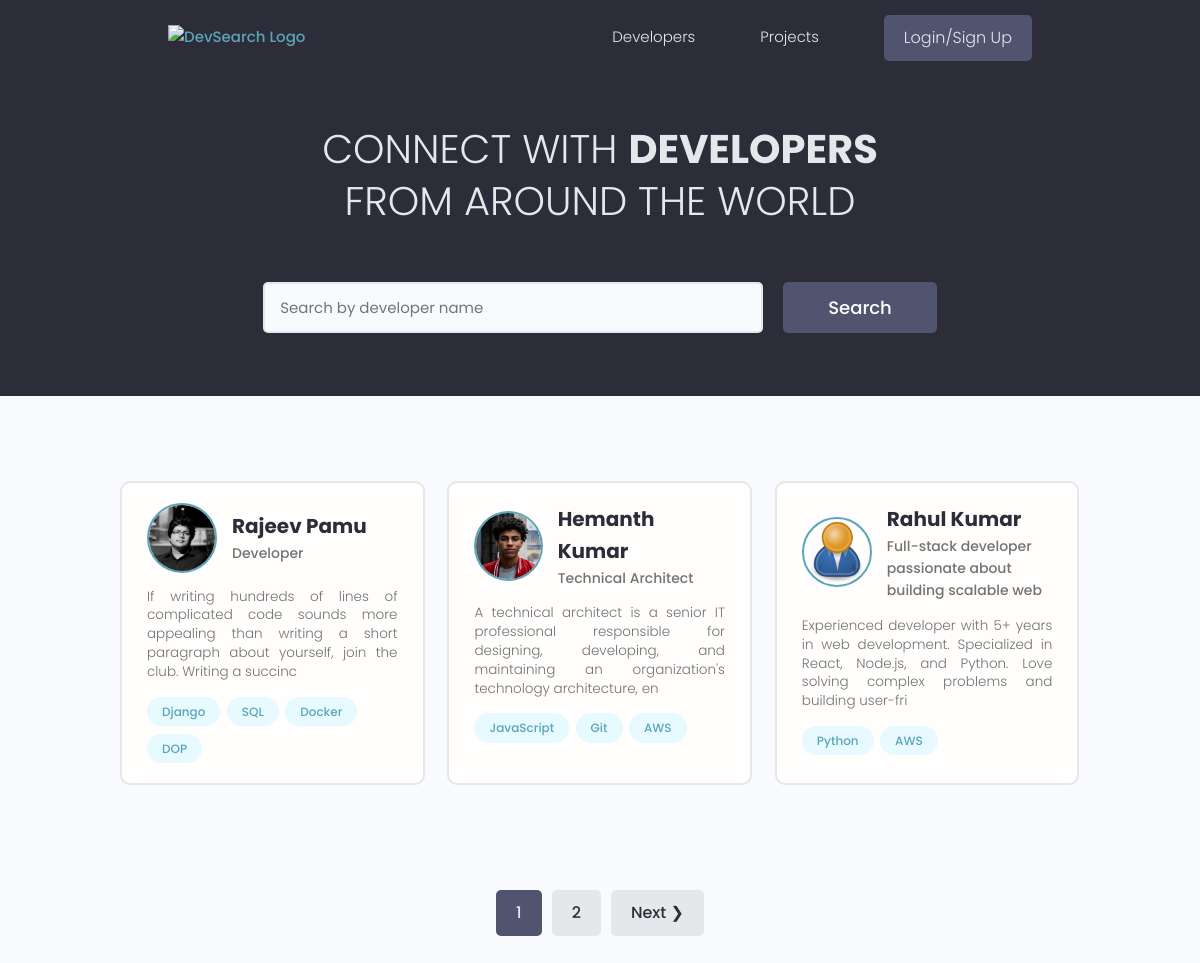
The page / on the database its author committed.
### users/models.py (models this page shows, shortened)
class Profile(models.Model):
    user = models.OneToOneField('auth.User', on_delete=models.CASCADE , null=True, blank=True)
    name = models.CharField(max_length=200, null=True, blank=True)
    email = models.EmailField(unique=True, null=True, blank=True)
    username = models.CharField(max_length=200, null=True, blank=True)
    location = models.CharField(max_length=200, null=True, blank=True)
    short_intro = models.CharField(max_length=200, null=True, blank=True)
    bio = models.TextField(blank=True, null=True)
    profile_image = models.ImageField(null=True, blank=True, upload_to='profiles/', default="profiles/user-default.png")
    social_github = models.CharField(max_length=200, null=True, blank=True)
    social_twitter = models.CharField(max_length=200, null=True, blank=True)
    social_linkedin = models.CharField(max_length=200, null=True, blank=True)
    social_youtube = models.CharField(max_length=200, null=True, blank=True)
    social_website = models.CharField(max_length=200, null=True, blank=True)
    created = models.DateTimeField(auto_now_add=True)
    id = models.UUIDField(default=uuid.uuid4,unique=True,primary_key=True, editable=False)
    class Meta:
        ordering = ['created']
    @property
    def imageURL(self):
        try:
            url = self.profile_image.url
        except:
            url = ''
        return url

class Skill(models.Model):
    owner = models.ForeignKey(Profile, on_delete=models.CASCADE, null=True, blank=True)
    name = models.CharField(max_length=200, null=True, blank=True)
    description = models.TextField(null=True, blank=True)
    created = models.DateTimeField(auto_now_add=True)
    id = models.UUIDField(default=uuid.uuid4,unique=True,primary_key=True, editable=False)
    def __str__(self):
        return self.name

### users/views.py (the view)
# urls.py: path('', views.profiles, name='profiles'),
def profiles(request):
    profiles, search_query = search_profiles(request)
    profiles, custom_range = paginateProfiles(request, profiles, 3)
    context = {"profiles": profiles, "search_query": search_query, "custom_range": custom_range}
    return render(request, 'users/profiles.html', context)

### projects/templatetags/querystring.py (called while the page is built)
@register.simple_tag(takes_context=True) # Registers the function as a Django template tag that accepts a context argument.
def query_transform(context, **kwargs):
    request = context.get('request')
    if not request:
        return ''
    query = request.GET.copy()
    query.pop('page', None)  # remove old page param
    for key, value in kwargs.items():
        query[key] = value
    return query.urlencode()

### users/utils.py (called while the page is built)
def paginateProfiles(request, profiles, results):
    page = request.GET.get('page')
    paginator = Paginator(profiles , results)
    try:
        profiles = paginator.page(page)
    except PageNotAnInteger:
        page = 1
        profiles = paginator.page(page)
    except EmptyPage:
        page = paginator.num_pages
        profiles = paginator.page(page)
    leftIndex = (int(page) - 2)
    if leftIndex < 1:
        leftIndex = 1
    rightIndex = (int(page) + 2)
    if rightIndex > paginator.num_pages:
        rightIndex = paginator.num_pages + 1
    custom_range = range(leftIndex, rightIndex)
    return profiles,custom_range

def search_profiles(request):
    search_query = ''
    if request.GET.get('search_query'):
        search_query = request.GET.get('search_query').strip()
    skills = Skill.objects.filter(name__icontains=search_query)
    profiles = Profile.objects.distinct().filter(
        Q(name__icontains=search_query) |
        Q(short_intro__icontains=search_query) |
        Q(skill__in=skills)
    )
    return profiles , search_query

### users/templates/users/profiles.html (shortened to what this page needs)
{% extends 'main.html' %}
{% block content %}
    <main class="home">
        <section class="hero-section text-center">
            <div class="container container--narrow">
                <div class="hero-section__box">
                    <h2>CONNECT WITH <span>DEVELOPERS</span></h2>
                    <h2>FROM AROUND THE WORLD</h2>
                </div>
                <div class="hero-section__search">
                    <form class="form" action="{% url 'profiles' %}" method="get">
                        <div class="form__field">
                            <input class="input input--text" id="formInput#search" type="text" name="search_query"
                                   placeholder="Search by developer name" , value ="{{ search_query }}" />
                        </div>
                        <input class="btn btn--sub btn--lg" type="submit" value="Search" />
                    </form>
                </div>
            </div>
        </section>
        <section class="devlist">
            <div class="container">
                <div class="grid grid--three">
                    {% for profile in profiles %}
                        <div class="column card">
                            <div class="dev">
                                <a href="{% url 'user-profile' profile.id %}" class="card__body">
                                    <div class="dev__profile">
                                        <img class="avatar avatar--md" src="{{ profile.imageURL }}" alt="image" />
                                        <div class="dev__meta">
                                            <h3>{{ profile.name }}</h3>
                                            <h5>{{ profile.short_intro|slice:"60" }}</h5>
                                        </div>
                                    </div>
                                    <p class="dev__info">
                                        {{ profile.bio|slice:"150" }}
                                    </p>
                                    <div class="dev__skills">
                                        {% for skill in profile.skill_set.all|slice:"5" %}
                                            <span class="tag tag--pill tag--main">
                                                <small>{{skill}}</small>
                                            </span>
                                        {% endfor %}
                                    </div>
                                </a>
                            </div>
                        </div>
                    {% endfor %}
                </div>
            </div>
        </section>
    </main>
    {% include 'paginate.html' with queryset=profiles custom_range=custom_range %}
{% endblock content %}

### templates/main.html (shortened to what this page needs)
<!DOCTYPE html>
{% load static %}
<html lang="en">
    <head>
        <link rel="stylesheet" href="https://cdn.iconmonstr.com/1.3.0/css/iconmonstr-iconic-font.min.css" />
        <link rel="stylesheet" href="{% static 'uikit/styles/uikit.css' %}" />
        <link rel="stylesheet" href="{% static 'styles/app.css'  %}" />
    </head>
    <body>
    {% include 'navbar.html' %}
    {% block content %}
    {% endblock content %}
</body>
</html>

### templates/navbar.html (shortened to what this page needs)
{% load static %}
<header class="header">
  <div class="container container--narrow">
    <a href="{% url 'profiles' %}" class="header__logo">
      <img src="{% static 'images/logo.svg' %}" alt="DevSearch Logo" />
    </a>
    <nav class="header__nav">
      <ul class="header__menu">
        <li class="header__menuItem"><a href="{% url 'profiles' %}">Developers</a></li>
        <li class="header__menuItem"><a href="{% url 'projects' %}">Projects</a></li>
        {% if request.user.is_authenticated %}
         <li class="header__menuItem"><a href="{% url 'inbox' %}">Inbox</a></li>
          <li class="header__menuItem"><a href="{% url 'account' %}" class="btn btn--sub">Account</a></li>
          <li class="header__menuItem"><a href="{% url 'logout' %}" class="btn btn--sub">Logout</a></li>
        {% else %}
          <li class="header__menuItem"><a href="{% url 'login' %}" class="btn btn--sub">Login/Sign Up</a></li>
        {% endif %}
      </ul>
    </nav>
  </div>
</header>

### templates/paginate.html (shortened to what this page needs)
{% load querystring %}
{% if queryset.has_other_pages %}
    <div class="pagination">
        <ul class="container">
          {% for page in custom_range %}
          {% if queryset.number == page %}
            <li><a href="?{% query_transform page=page %}" class="btn page-link btn--sub">{{page}}</a></li>
          {% else %}
            <li><a href="?{% query_transform page=page %}" class="btn page-link">{{page}}</a></li>
          {% endif %}
          {% endfor %}
          {% if queryset.has_next %}
            <li><a href="?{% query_transform page=queryset.next_page_number %}" class="btn page-link">Next &#10095;</a></li>
          {% endif %}
        </ul>
    </div>
    {% endif %}

### static/styles/app.css (style rules this page uses)
:root { --color-sub: #2d2d39; }
.btn--sub { background-color: var(--color-sub-light); }
.card { border: 2px solid var(--color-light); }
img { width: 100%; }
.header { position: sticky; z-index: 111; background-color: var(--color-sub); padding: 1.5rem 0; }
.header > .container { display: flex; justify-content: space-between; align-items: center; }
.header__logo > img { height: 3.8rem; }
.header__nav > ul { display: inline-flex; align-items: center; list-style: none; gap: 6.5rem; }
.header__menuItem > a { color: var(--color-light); font-weight: 300; }
.hero-section { height: 40vh; display: flex; align-items: center; background-color: var(--color-sub); }
.hero-section__box { margin-bottom: 4rem; }
.hero-section__box > h2, .hero-section__box > h2 > span { font-size: 4rem; color: var(--color-light); line-height: 1.3; text-transform: uppercase; }
.hero-section__box > h2 { font-weight: 300; }
.hero-section__box > h2 > span { font-weight: 700; }
.hero-section__search > .form { display: flex; align-items: center; justify-content: center; gap: 2rem; }
.hero-section__search > .form input.input--text { width: 50rem; }
.devlist { margin-top: 8rem; }
.devlist .grid { align-items: stretch; }
.devlist .dev .dev__profile { display: flex; align-items: center; gap: 1.5rem; }
.devlist .dev .dev__meta h3 { color: var(--color-sub); font-size: 2rem; font-weight: 700; }
.devlist .dev .dev__meta h5 { color: var(--color-text); font-size: 1.4rem; font-weight: 500; }
.devlist .dev .dev__info { margin: 1.5rem 0; font-size: 1.35rem; line-height: 1.4; text-align: justify; }
.pagination { margin-top: 8rem; margin-bottom: 10rem; }
.pagination > ul { flex-wrap: wrap; list-style: none; display: flex; align-items: center; justify-content: center; gap: 1rem; }
.pagination .btn { color: var(--color-sub); }
.pagination .btn.btn--sub { color: var(--color-light); }

### static/uikit/styles/modules/_variables.css (style rules this page uses)
:root { --color-main: #5aa5b9; --color-main-light: #e6faff; --color-sub: #3f4156; --color-sub-light: #51546e; --color-sub-lighter: #ededfd; --color-text: #737373; --color-gray: #8b8b8b; --color-light: #e5e7eb; --color-light-gray: #767676; --color-bg: #f8fafd; --color-white: #fffefd; --color-white-light: #f3f3f3; --color-success: #359e64; --color-success-bg: #def8e8; --color-error: #fc4b0b; --color-error-bg: #fff2ee; --font-base: 'Poppins', arial, helvetica, 'Segoe UI', roboto, ubuntu, sans-serif; --font-monospace: 'Fira Code', 'Courier New', courier, monospace; --font-regular: 300; --font-medium: 500; --font-bold: 700; --generic-shadow: 1px 1px 5px #00000010; --generic-transition: all 0.3s ease-in-out; }

### static/uikit/styles/modules/_base.css (style rules this page uses)
* { margin: 0; padding: 0; box-sizing: border-box; text-rendering: optimizeLegibility; color: inherit; font-size: inherit; }
html { font-size: 50%; }
@media only screen and (min-width: 480px) { html { font-size: 56.25%; } }
@media only screen and (min-width: 1200px) { html { font-size: 62.5%; } }
body { line-height: 1.6; font-weight: 400; font-size: 1.5rem; color: var(--color-text); background-color: var(--color-bg); min-height: 100vh; }

### static/uikit/styles/modules/_typography.css (style rules this page uses)
* { font-family: var(--font-base); }
h2 { font-size: 3.6rem; font-weight: var(--font-bold); }
h3 { font-size: 3.2rem; font-weight: var(--font-medium); }
h5 { font-size: 2.4rem; font-weight: var(--font-medium); }
h5, h6 { font-weight: var(--font-regular); }
p, span, strong { font-size: 1.6rem; color: var(--color-text); font-weight: var(--font-regular); }
a { padding-bottom: 2px; text-decoration: none; display: inline-block; color: var(--color-main); font-weight: var(--font-medium); }

### static/uikit/styles/modules/_utilities.css (style rules this page uses)
.container { width: 92%; max-width: 165rem; margin: 0 auto; box-sizing: border-box; }
.container--narrow { width: 92%; max-width: 120rem; }
@media screen and (min-width: 1000px) { .container { width: 90%; } }
@media screen and (min-width: 1000px) { .container--narrow { width: 85%; } }
@media screen and (min-width: 1200px) { .container { width: 80%; } }
@media screen and (min-width: 1200px) { .container--narrow { width: 72%; } }
.text-center { text-align: center; }

### static/uikit/styles/modules/_avatar.css (style rules this page uses)
.avatar { border-radius: 50%; border: 2px solid var(--color-main); object-fit: cover; }
.avatar--md { height: 7rem; width: 7rem; }

### static/uikit/styles/modules/_card.css (style rules this page uses)
.card { border-radius: 1rem; background-color: var(--color-white); border: 1.5px solid var(--color-light); width: auto; height: auto; margin-top: 0.5rem; margin-bottom: 0.5rem; overflow: hidden; }
.card__body, .card__header { padding: 2rem 2.5rem; }

### rows shown on the page
Profile: imageURL (picture), name "Rajeev Pamu", short_intro "Developer", bio "If writing hundreds of lines of complicated code sounds more appealing than writing a short paragraph about yourself, join the club. Writing a succinc"
Skill: name "Django"
Skill: name "SQL"
Skill: name "Docker"
Skill: name "DOP"
Profile: imageURL (picture), name "Hemanth Kumar", short_intro "Technical Architect", bio "A technical architect is a senior IT professional responsible for designing, developing, and maintaining an organization's technology architecture, en"
Skill: name "JavaScript"
Skill: name "Git"
Skill: name "AWS"
Profile: imageURL (placeholder picture), name "Rahul Kumar", short_intro "Full-stack developer passionate about building scalable web", bio "Experienced developer with 5+ years in web development. Specialized in React, Node.js, and Python. Love solving complex problems and building user-fri"
Skill: name "Python"
Skill: name "AWS"

### other values the page prints
{{ page }} "1"
{{ page }} "2"
